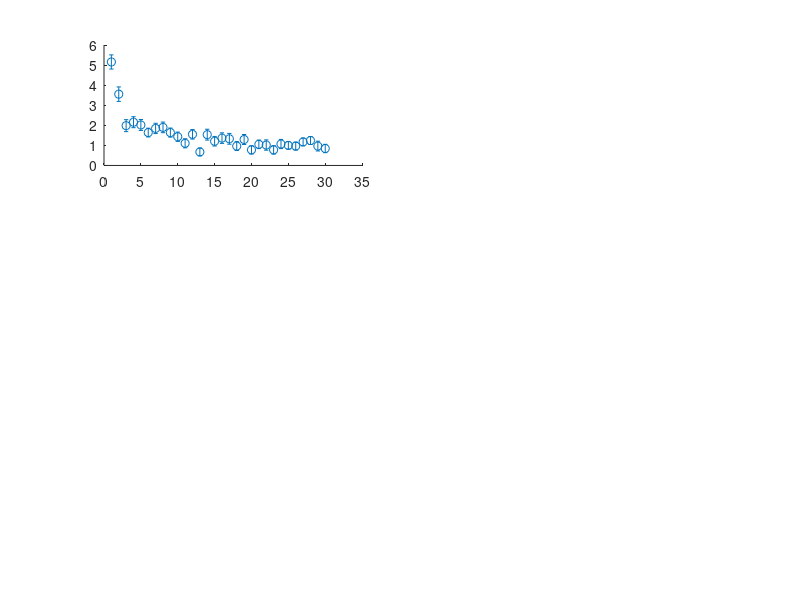

MATLAB code for this plot: (Note: this script raises an error after producing the figure.)
% Run entire script (or different section in sequence) as each section adds panel to existing figure.

load('conditioning_results.mat')

%% plotting fitted functions and data

plotted_neurons = [26, 39];

trial_axis = 1:1:sz(2);
trial_axis_fine = 1:0.1:sz(2);

h = figure();

hold off
subplot(3, 2, 1);
errorbar(trial_axis, avg_responses -1, se_responses, 'o', 'DisplayName', "Data", 'LineWidth', 1.5);
hold on
plot(trial_axis_fine, power_fitted-1, 'DisplayName', "Power", 'LineWidth', 1.5);
plot(trial_axis_fine, inv_sqrt_fitted-1, 'DisplayName', "Inv. sq. rt.", 'LineWidth', 1.5);
plot(trial_axis_fine, exponential_fitted-1, 'DisplayName', "Exponential", 'LineWidth', 1.5);

set(gca, 'FontSize', 9)
xlabel("Trials", 'FontSize', 10);
ylabel("Norm response", 'FontSize', 10)
title("Average", 'FontSize', 10);
legend('FontSize', 9);

set(gca, 'box', 'off')

for i = 1:length(plotted_neurons)
    
    hold off
    subplot(3, 2, i+1);
    scatter(trial_axis, firing_rates(plotted_neurons(i),:)-1, 'DisplayName', "Data", 'LineWidth', 1.5);
    hold on
    fitted_power = @(t) power(phi_power_uncorr(:, plotted_neurons(i))' ,t);
    fitted_exp = @(t) exponential(phi_exp_corr(:, plotted_neurons(i))' ,t);
    fitted_invsqrt = @(t) inv_sqrt(phi_invsqrt_corr(:, plotted_neurons(i))' ,t);
    plot(trial_axis_fine, fitted_power(trial_axis_fine)-1, 'DisplayName', "Power", 'LineWidth', 1.5);
    plot(trial_axis_fine, fitted_invsqrt(trial_axis_fine)-1, 'DisplayName', "Inverse square root", 'LineWidth', 1.5);
    plot(trial_axis_fine, fitted_exp(trial_axis_fine)-1, 'DisplayName', "Exponential", 'LineWidth', 1.5);

    set(gca, 'FontSize', 9);
    xlabel("Trials", 'FontSize', 10);
    ylabel("Norm response", 'FontSize', 10);
    title(sprintf("Neuron %d", i), 'FontSize', 10);
end


%% Mean-variance correlation

p = polyfit(avg_responses-1, sd_responses, 1);

subplot(3, 2, i+2);
hold on
ax = gca;
ax.ColorOrderIndex = 5;
scatter(avg_responses-1, sd_responses, 'LineWidth', 1.5);
ax.ColorOrderIndex = 6;
x_axis = linspace(min(avg_responses-1) - 0.1* (max(avg_responses-1) - min(avg_responses-1)), max(avg_responses-1) + 0.1* (max(avg_responses-1) - min(avg_responses-1)));

plot(x_axis, p(1) .* x_axis + p(2), 'LineWidth', 1.5);

xlim([min(avg_responses-1) - 0.1* (max(avg_responses-1) - min(avg_responses-1)), max(avg_responses-1) + 0.1* (max(avg_responses-1) - min(avg_responses-1))]);
ylim([min(sd_responses) - 0.1* (max(sd_responses) - min(sd_responses)), max(p(1) .* x_axis + p(2))]);
xlabel('Mean response', "FontSize", 10);
ylabel('Response s.d.', "FontSize", 10);
dim = [0.865, 0.43, .2, .2];
title("s.d.–mean correlation", 'FontSize', 10)
set(gca, 'FontSize', 9);

% disp(corrcoef(avg_responses-1, sd_responses));
% disp(p);

%% Plotting BIC's

% Avg

subplot(3, 3, 7);

bic1 = 4 * log(30) - 2 * (-loss_min1);
bic2 = 4 * log(30) - 2 * (-loss_min2);
bic3 = 3 * log(30) - 2 * (-loss_min3);

X = categorical({'Power','Inv. sq. rt.','Exponential'});
X = reordercats(X,{'Power','Inv. sq. rt.','Exponential'});


bar(X, [bic1, bic3, bic2], 'FaceColor', [0.4660 0.6740 0.1880]);
set(gca, 'FontSize', 9);
xlabel("Function type", "FontSize", 10);
ylabel("BIC", "FontSize", 10);
title("Average", 'FontSize', 10)

set(gca, 'box', 'off')

% Hierarchical

subplot(3, 3, 8);
bic1 = stats_invsqrt_corr.bic;
bic2 = stats_power_corr.bic;
bic3 = stats_exp_corr.bic;
bic4 = stats_invsqrt_uncorr.bic;
bic5 = stats_power_uncorr.bic;
bic6 = stats_exp_uncorr.bic;


X = categorical({'Power','Inv. sq. rt.','Exponential'});
X = reordercats(X,{'Power','Inv. sq. rt.','Exponential'});

b=bar(X, [bic2, bic5; bic1, bic4; bic3, bic6] );
b(2).FaceColor = 'b';
b(1).FaceColor = [0.6350 0.0780 0.1840];
set(gca, 'FontSize', 9);
legend(["Correlated", "Uncorrelated"], 'FontSize', 9, 'Location', 'northwest');
xlabel("Function type", "FontSize", 10);
ylabel("BIC", "FontSize", 10);
title("Hierarchical", 'FontSize', 10)
ylim([6670, 6710]);

set(gca, 'box', 'off')


%% Plot histogram of power parameter p

subplot(3, 3, 9);
ax.ColorOrderIndex = 9;
histogram(phi_power_uncorr(3, :), 10, 'FaceColor', 'k', 'DisplayName', "Hierarchical");
hold on
plot([params1(3), params1(3)], [0,15], '--', 'Color', 'r', 'DisplayName', "Average", 'LineWidth', 1.5)
set(gca, 'FontSize', 9);
xlabel("Power parameter p", "FontSize", 10);
ylabel("Number of neurons", "FontSize", 10);
legend('FontSize', 9, 'Location', 'northeast');
ylim([0,20]);

set(gca, 'box', 'off')

h.Position(3:4) = [800, 800];
set(h,'Units','Inches');
pos = get(h,'Position');
set(h,'PaperPositionMode','Auto','PaperUnits','Inches','PaperSize',[pos(3), pos(4)])
print(h,'figures/lak_fitting_all_updated_layout','-dpdf','-r0')